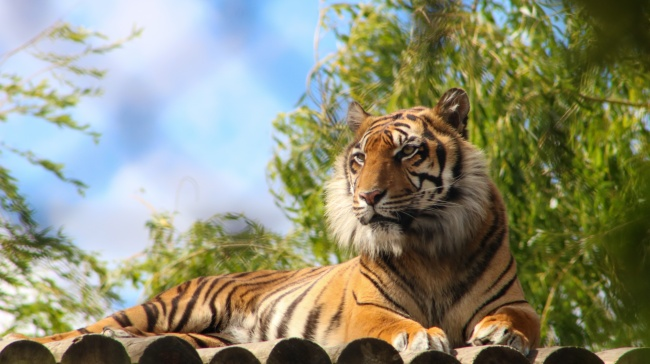
#> input picture resources/tiger.jpeg, 650 x 364 px, found by its file name
$ python 02-splt-hsv.py
#> lines starting #> are read from the running program, lines starting #| are printed output that depends on the picture
#!/usr/bin/env python
#-*- coding:utf-8 -*-

import cv2
import numpy as np
from matplotlib import pyplot as plt

pic_file = './resources/tiger.jpeg'

# img_bgr = cv2.imread(pic_file, cv2.IMREAD_COLOR) #OpenCV读取颜色顺序：BRG
img_bgr = cv2.imread(pic_file, cv2.IMREAD_UNCHANGED) #OpenCV读取颜色顺序：BRG
#> img_bgr is the input picture: shape (364, 650, 3); mean B, G, R 118.9, 142.6, 140.7
img_hsv = cv2.cvtColor(img_bgr, cv2.COLOR_BGR2HSV)
#> img_hsv: shape (364, 650, 3); mean H, S, V 51.4, 110.2, 159.6
img_h = img_hsv[..., 0]
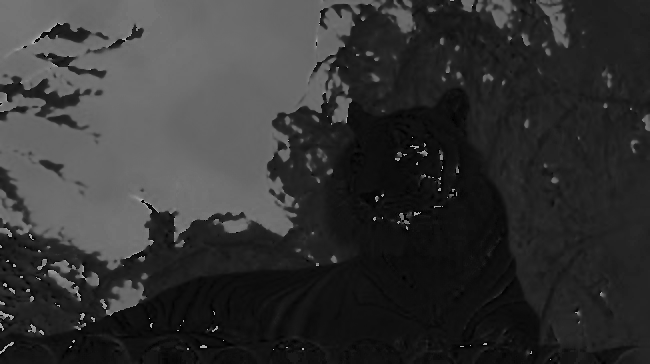
#> img_h: shape (364, 650); min 0, max 179, mean 51.4
img_s = img_hsv[..., 1]
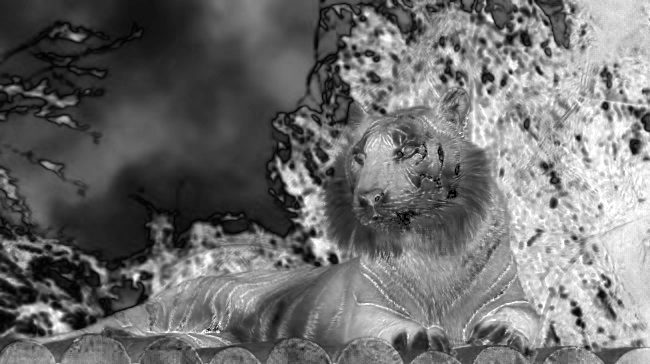
#> img_s: shape (364, 650); min 0, max 255, mean 110.2
img_v = img_hsv[..., 2]
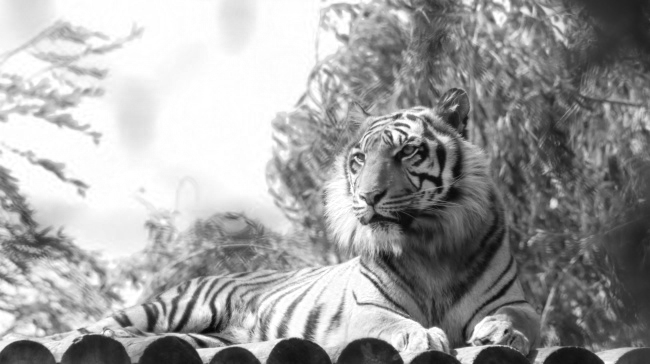
#> img_v: shape (364, 650); min 4, max 255, mean 159.6
fig = plt.gcf()                                  #图片详细信息

fig = plt.gcf()                                  #分通道显示图片
fig.set_size_inches(10, 15)

plt.subplot(221)
plt.imshow(np.flip(img_hsv, axis=2))             #展平图像数组并显示
plt.axis('off')
plt.title('HSV')

plt.subplot(222)
plt.imshow(img_v, cmap='gray')
plt.axis('off')
plt.title('H')

plt.subplot(223)
plt.imshow(img_s, cmap='gray')
plt.axis('off')
plt.title('S')

plt.subplot(224)
plt.imshow(img_h, cmap='gray')
plt.axis('off')
plt.title('V')

plt.show()
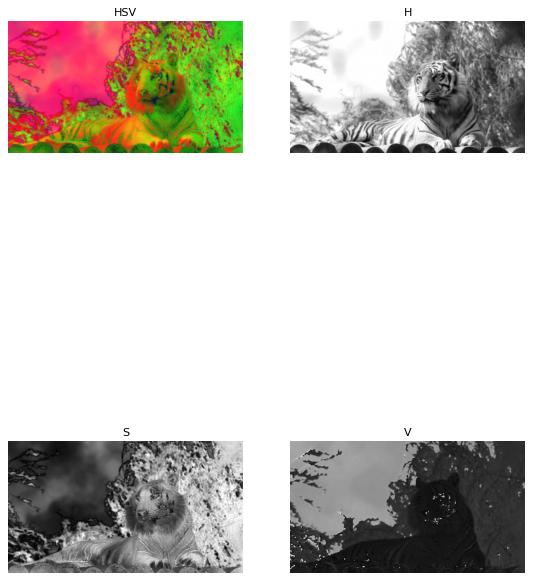
#> figure drawn by matplotlib, 4 panels
